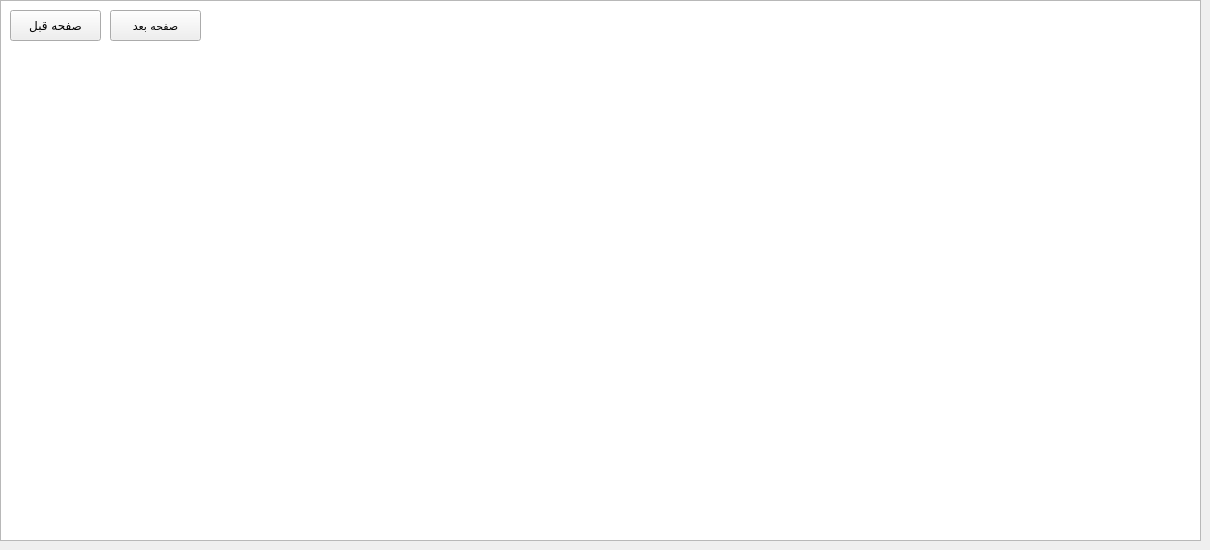
      <widget class="QWidget" name="tab_10">
       <attribute name="title">
        <string>Page</string>
       </attribute>
       <widget class="QTextBrowser" name="help_color_list_textBrowser">
        <property name="geometry">
         <rect>
          <x>0</x>
          <y>0</y>
          <width>1201</width>
          <height>541</height>
         </rect>
        </property>
        <property name="font">
         <font>
          <family>Vazir</family>
          <pointsize>10</pointsize>
         </font>
        </property>
       </widget>
       <widget class="QPushButton" name="color_list_next_page">
        <property name="geometry">
         <rect>
          <x>110</x>
          <y>10</y>
          <width>91</width>
          <height>31</height>
         </rect>
        </property>
        <property name="font">
         <font>
          <family>Vazir</family>
          <pointsize>8</pointsize>
         </font>
        </property>
        <property name="text">
         <string>صفحه بعد</string>
        </property>
        <property name="flat">
         <bool>false</bool>
        </property>
       </widget>
       <widget class="QPushButton" name="color_list_prev_page">
        <property name="geometry">
         <rect>
          <x>10</x>
          <y>10</y>
          <width>91</width>
          <height>31</height>
         </rect>
        </property>
        <property name="font">
         <font>
          <family>Vazir</family>
         </font>
        </property>
        <property name="text">
         <string>صفحه قبل</string>
        </property>
       </widget>
      </widget>
